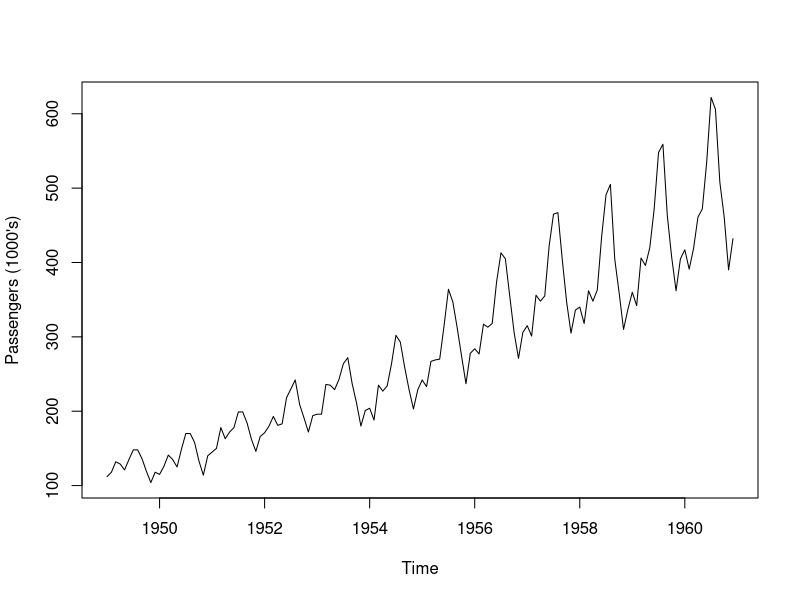
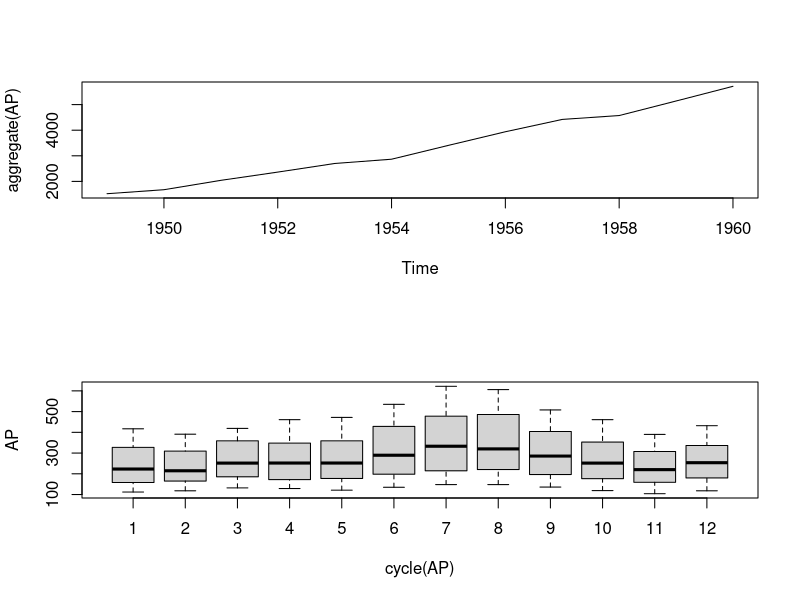

The R script that drew these images, in order:
# 1ª aula


# 1.4 Plots, trends, and seasonal variation
# 1.4.1 A flying start: Air passenger bookings

# Importando os dados 
data("AirPassengers")

# Salvando a base na AP
AP <- AirPassengers

# Visualizar os dados
AP

# classe desses dados
class(AP)

# quando inicia
start(AP)

# quando termina
end(AP)

# frequencia
frequency(AP)

# Grafico
plot(AP, ylab = "Passengers (1000's)")

layout(1:2)
plot(aggregate(AP))
boxplot(AP ~ cycle(AP))

# 1.4.2 Unemployment: Maine

# importar os dados
Maine.month <- read.csv("unemploy.csv", header = TRUE, sep ="")

attach(Maine.month)
class(Maine.month)

Maine.month.ts <- ts(unemploy, start = c(1996, 1), freq = 12)
Maine.annual.ts <- aggregate(Maine.month.ts)/12

##### Atividade #####

# 1. escolher 3 séries temporais no repositório TDSL:

# a. https://pkg.yangzhuoranyang.com/tsdl/

# 2. uma serie para cada tipo:

# a. com sazonalidade
# b. com tendencia determinística
# c. serie financeira ou climática

# 3. Para cada série plotar:

# a. a série própria e nas escalas de tempo: mês e ano.
# b. ACF e PACF.
# c. Série decomposta
# d. ACF sobre o resíduo da decomposição

## Escrever um relatório com as análises para cada série e enviar pra o google classroom:
# a. data de entrega 20/08/2019.

